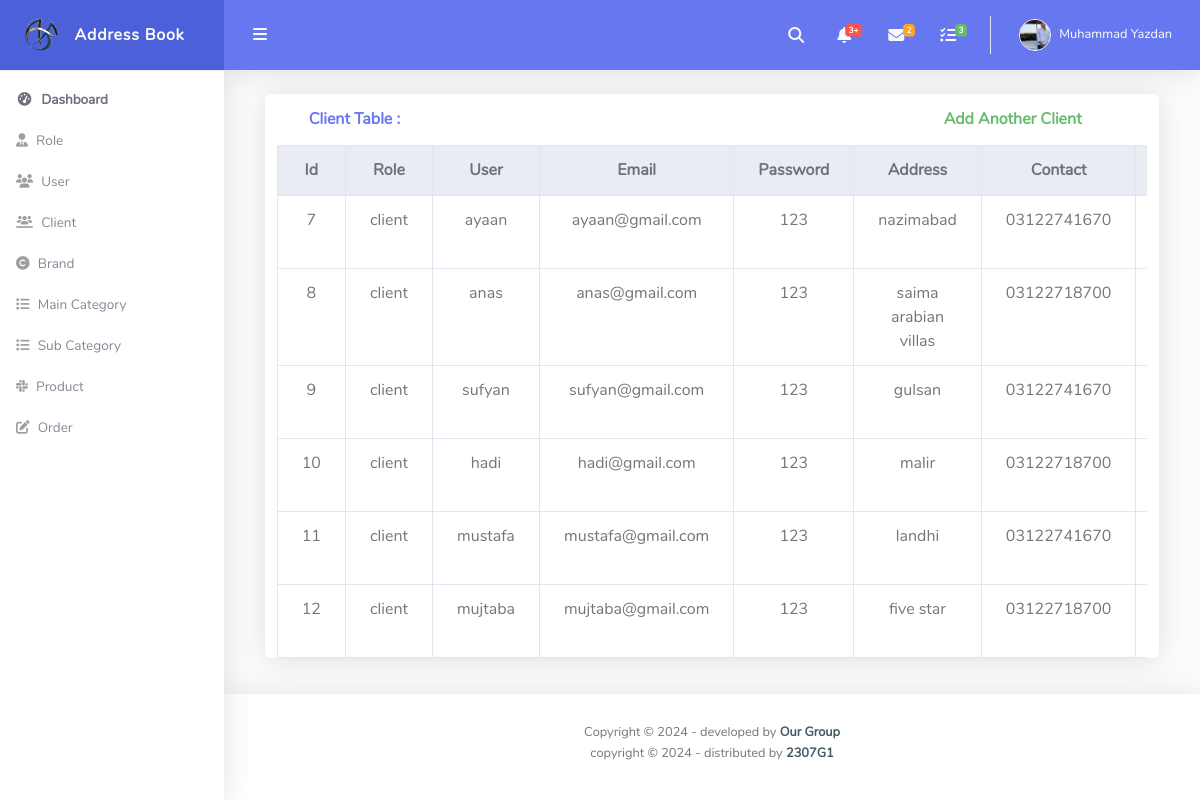
Screenshot of /admin/client_show.php with the database file from the repository.
### tables this page shows
CREATE TABLE `client` (
  `id` int(11) NOT NULL,
  `role_id_FK` int(11) NOT NULL,
  `name` varchar(255) NOT NULL,
  `email` varchar(255) NOT NULL,
  `password` varchar(20) NOT NULL,
  `address` varchar(255) NOT NULL,
  `contact` varchar(20) NOT NULL,
  `dob` date NOT NULL
);

CREATE TABLE `role` (
  `id` int(11) NOT NULL,
  `role_name` varchar(255) NOT NULL
);

### admin/client_show.php (the view, shortened to what this page needs)
<?php
include("./connection.php");
include("./header.php");
$sql = "select client .* ,  role.role_name from client inner join role on role.id = client.role_id_FK";
$result = mysqli_query($con, $sql);
?>
<div id="content-wrapper" class="d-flex flex-column">
    <div id="content">
        <nav class="navbar navbar-expand navbar-light bg-navbar topbar mb-4 static-top">
            <button id="sidebarToggleTop" class="btn btn-link rounded-circle mr-3">
                <i class="fa fa-bars"></i>
            </button>
            <ul class="navbar-nav ml-auto">
                <li class="nav-item dropdown no-arrow">
                    <a class="nav-link dropdown-toggle" href="#" id="searchDropdown" role="button" data-toggle="dropdown" aria-haspopup="true" aria-expanded="false">
                        <i class="fas fa-search fa-fw"></i>
                    </a>
                </li>
                <li class="nav-item dropdown no-arrow mx-1">
                    <a class="nav-link dropdown-toggle" href="#" id="alertsDropdown" role="button" data-toggle="dropdown" aria-haspopup="true" aria-expanded="false">
                        <i class="fas fa-bell fa-fw"></i>
                        <span class="badge badge-danger badge-counter">3+</span>
                    </a>
                </li>
                <li class="nav-item dropdown no-arrow mx-1">
                    <a class="nav-link dropdown-toggle" href="#" id="messagesDropdown" role="button" data-toggle="dropdown" aria-haspopup="true" aria-expanded="false">
                        <i class="fas fa-envelope fa-fw"></i>
                        <span class="badge badge-warning badge-counter">2</span>
                    </a>
                </li>
                <li class="nav-item dropdown no-arrow mx-1">
                    <a class="nav-link dropdown-toggle" href="#" id="messagesDropdown" role="button" data-toggle="dropdown" aria-haspopup="true" aria-expanded="false">
                        <i class="fas fa-tasks fa-fw"></i>
                        <span class="badge badge-success badge-counter">3</span>
                    </a>
                </li>
                <li class="nav-item dropdown no-arrow">
                    <a class="nav-link dropdown-toggle" href="#" id="userDropdown" role="button" data-toggle="dropdown" aria-haspopup="true" aria-expanded="false">
                        <img class="img-profile rounded-circle" src="../me.png" style="max-width: 60px">
                        <span class="ml-2 d-none d-lg-inline text-white small">Muhammad Yazdan</span>
                    </a>
                </li>
            </ul>
        </nav>
        <div class="card col-lg-11 mx-auto">
            <div class="container">
                <div class="row">
                    <div class="col-lg-9 card-header py-3 d-flex flex-row align-items-center justify-content-between">
                        <h6 class="m-0 font-weight-bold text-primary">Client Table :</h6>
                    </div>
                    <div class="col-lg-3 card-header py-3 d-flex flex-row align-items-center justify-content-between">
                        <a href="./client_add.php">
                            <h6 class="m-0 font-weight-bold text-success">Add Another Client</h6>
                        </a>
                    </div>
                </div>
            </div>
            <div class="table-responsive">
                <table class="table align-items-center table-bordered border-dark text-center">
                    <thead class="thead-light">
                        <tr>
                            <th scope="col">Id</th>
                            <th scope="col">Role</th>
                            <th scope="col">User</th>
                            <th scope="col">Email</th>
                            <th scope="col">Password</th>
                            <th scope="col">Address</th>
                            <th scope="col">Contact</th>
                            <th scope="col">Dob</th>
                        </tr>
                    </thead>
                    <tbody>
                        <tr>
                        <tr>
                            <?php
                            while ($rows = mysqli_fetch_assoc($result)) {
                            ?>
                                <td><?php echo $rows['id'] ?></td>
                                <td><?php echo $rows['role_name'] ?></td>
                                <td><?php echo $rows['name'] ?></td>
                                <td><?php echo $rows['email'] ?></td>
                                <td><?php echo $rows['password'] ?></td>
                                <td><?php echo $rows['address'] ?></td>
                                <td><?php echo $rows['contact'] ?></td>
                                <td><?php echo $rows['dob'] ?></td>
                        </tr>
                    <?php  } ?>
                    </tbody>
                </table>
            </div>
        </div>
    </div>
    <?php
    include("./footer.php");
    ?>

### rows the page displays
client: id "7", role_id_FK.role_name "client", name "ayaan", email "ayaan@gmail.com", password "123", address "nazimabad", contact "03122741670"
client: id "8", role_id_FK.role_name "client", name "anas", email "anas@gmail.com", password "123", address "saima arabian villas", contact "03122718700"
client: id "9", role_id_FK.role_name "client", name "sufyan", email "sufyan@gmail.com", password "123", address "gulsan", contact "03122741670"
client: id "10", role_id_FK.role_name "client", name "hadi", email "hadi@gmail.com", password "123", address "malir", contact "03122718700"
client: id "11", role_id_FK.role_name "client", name "mustafa", email "mustafa@gmail.com", password "123", address "landhi", contact "03122741670"
client: id "12", role_id_FK.role_name "client", name "mujtaba", email "mujtaba@gmail.com", password "123", address "five star", contact "03122718700"
